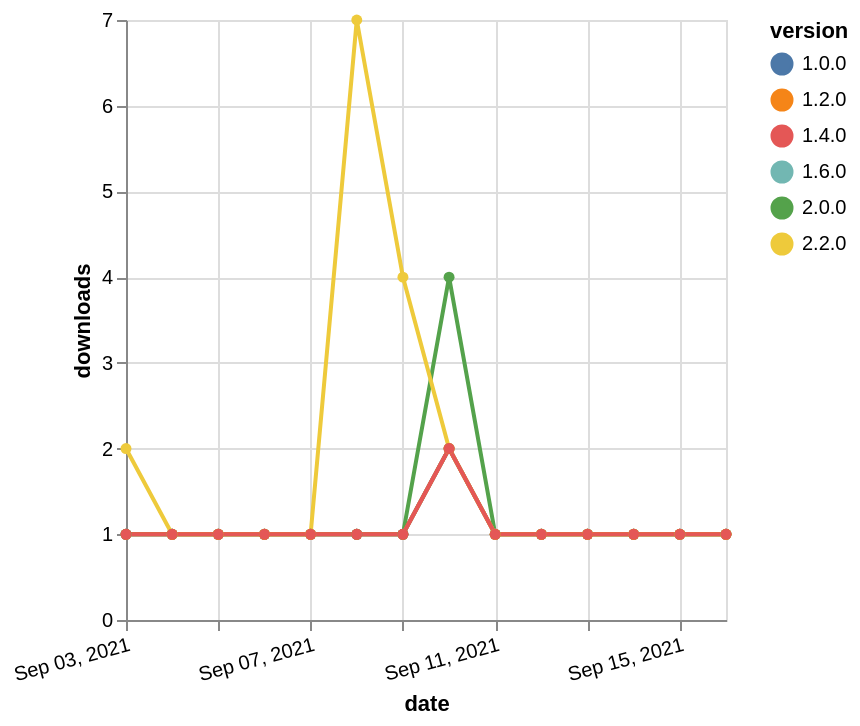

Express this chart as Vega-Lite.
### Vega-Lite specification from a JSON file in a GitHub repository (floating-point values rounded to 4 significant figures)
{"$schema": "https://vega.github.io/schema/vega-lite/v5.json", "description": "A simple bar chart with embedded data.", "data": {"values": [{"date": "2021-09-03", "total": 164, "delta": 1, "version": "1.6.0"}, {"date": "2021-09-04", "total": 165, "delta": 1, "version": "1.6.0"}, {"date": "2021-09-05", "total": 166, "delta": 1, "version": "1.6.0"}, {"date": "2021-09-06", "total": 167, "delta": 1, "version": "1.6.0"}, {"date": "2021-09-07", "total": 168, "delta": 1, "version": "1.6.0"}, {"date": "2021-09-08", "total": 169, "delta": 1, "version": "1.6.0"}, {"date": "2021-09-09", "total": 170, "delta": 1, "version": "1.6.0"}, {"date": "2021-09-10", "total": 172, "delta": 2, "version": "1.6.0"}, {"date": "2021-09-11", "total": 173, "delta": 1, "version": "1.6.0"}, {"date": "2021-09-12", "total": 174, "delta": 1, "version": "1.6.0"}, {"date": "2021-09-13", "total": 175, "delta": 1, "version": "1.6.0"}, {"date": "2021-09-14", "total": 176, "delta": 1, "version": "1.6.0"}, {"date": "2021-09-15", "total": 177, "delta": 1, "version": "1.6.0"}, {"date": "2021-09-16", "total": 178, "delta": 1, "version": "1.6.0"}, {"date": "2021-09-03", "total": 322, "delta": 1, "version": "1.0.0"}, {"date": "2021-09-04", "total": 323, "delta": 1, "version": "1.0.0"}, {"date": "2021-09-05", "total": 324, "delta": 1, "version": "1.0.0"}, {"date": "2021-09-06", "total": 325, "delta": 1, "version": "1.0.0"}, {"date": "2021-09-07", "total": 326, "delta": 1, "version": "1.0.0"}, {"date": "2021-09-08", "total": 327, "delta": 1, "version": "1.0.0"}, {"date": "2021-09-09", "total": 328, "delta": 1, "version": "1.0.0"}, {"date": "2021-09-10", "total": 330, "delta": 2, "version": "1.0.0"}, {"date": "2021-09-11", "total": 331, "delta": 1, "version": "1.0.0"}, {"date": "2021-09-12", "total": 332, "delta": 1, "version": "1.0.0"}, {"date": "2021-09-13", "total": 333, "delta": 1, "version": "1.0.0"}, {"date": "2021-09-14", "total": 334, "delta": 1, "version": "1.0.0"}, {"date": "2021-09-15", "total": 335, "delta": 1, "version": "1.0.0"}, {"date": "2021-09-16", "total": 336, "delta": 1, "version": "1.0.0"}, {"date": "2021-09-03", "total": 208, "delta": 1, "version": "2.0.0"}, {"date": "2021-09-04", "total": 209, "delta": 1, "version": "2.0.0"}, {"date": "2021-09-05", "total": 210, "delta": 1, "version": "2.0.0"}, {"date": "2021-09-06", "total": 211, "delta": 1, "version": "2.0.0"}, {"date": "2021-09-07", "total": 212, "delta": 1, "version": "2.0.0"}, {"date": "2021-09-08", "total": 213, "delta": 1, "version": "2.0.0"}, {"date": "2021-09-09", "total": 214, "delta": 1, "version": "2.0.0"}, {"date": "2021-09-10", "total": 218, "delta": 4, "version": "2.0.0"}, {"date": "2021-09-11", "total": 219, "delta": 1, "version": "2.0.0"}, {"date": "2021-09-12", "total": 220, "delta": 1, "version": "2.0.0"}, {"date": "2021-09-13", "total": 221, "delta": 1, "version": "2.0.0"}, {"date": "2021-09-14", "total": 222, "delta": 1, "version": "2.0.0"}, {"date": "2021-09-15", "total": 223, "delta": 1, "version": "2.0.0"}, {"date": "2021-09-16", "total": 224, "delta": 1, "version": "2.0.0"}, {"date": "2021-09-03", "total": 145, "delta": 2, "version": "2.2.0"}, {"date": "2021-09-04", "total": 146, "delta": 1, "version": "2.2.0"}, {"date": "2021-09-05", "total": 147, "delta": 1, "version": "2.2.0"}, {"date": "2021-09-06", "total": 148, "delta": 1, "version": "2.2.0"}, {"date": "2021-09-07", "total": 149, "delta": 1, "version": "2.2.0"}, {"date": "2021-09-08", "total": 156, "delta": 7, "version": "2.2.0"}, {"date": "2021-09-09", "total": 160, "delta": 4, "version": "2.2.0"}, {"date": "2021-09-10", "total": 162, "delta": 2, "version": "2.2.0"}, {"date": "2021-09-11", "total": 163, "delta": 1, "version": "2.2.0"}, {"date": "2021-09-12", "total": 164, "delta": 1, "version": "2.2.0"}, {"date": "2021-09-13", "total": 165, "delta": 1, "version": "2.2.0"}, {"date": "2021-09-14", "total": 166, "delta": 1, "version": "2.2.0"}, {"date": "2021-09-15", "total": 167, "delta": 1, "version": "2.2.0"}, {"date": "2021-09-16", "total": 168, "delta": 1, "version": "2.2.0"}, {"date": "2021-09-03", "total": 207, "delta": 1, "version": "1.2.0"}, {"date": "2021-09-04", "total": 208, "delta": 1, "version": "1.2.0"}, {"date": "2021-09-05", "total": 209, "delta": 1, "version": "1.2.0"}, {"date": "2021-09-06", "total": 210, "delta": 1, "version": "1.2.0"}, {"date": "2021-09-07", "total": 211, "delta": 1, "version": "1.2.0"}, {"date": "2021-09-08", "total": 212, "delta": 1, "version": "1.2.0"}, {"date": "2021-09-09", "total": 213, "delta": 1, "version": "1.2.0"}, {"date": "2021-09-10", "total": 215, "delta": 2, "version": "1.2.0"}, {"date": "2021-09-11", "total": 216, "delta": 1, "version": "1.2.0"}, {"date": "2021-09-12", "total": 217, "delta": 1, "version": "1.2.0"}, {"date": "2021-09-13", "total": 218, "delta": 1, "version": "1.2.0"}, {"date": "2021-09-14", "total": 219, "delta": 1, "version": "1.2.0"}, {"date": "2021-09-15", "total": 220, "delta": 1, "version": "1.2.0"}, {"date": "2021-09-16", "total": 221, "delta": 1, "version": "1.2.0"}, {"date": "2021-09-03", "total": 178, "delta": 1, "version": "1.4.0"}, {"date": "2021-09-04", "total": 179, "delta": 1, "version": "1.4.0"}, {"date": "2021-09-05", "total": 180, "delta": 1, "version": "1.4.0"}, {"date": "2021-09-06", "total": 181, "delta": 1, "version": "1.4.0"}, {"date": "2021-09-07", "total": 182, "delta": 1, "version": "1.4.0"}, {"date": "2021-09-08", "total": 183, "delta": 1, "version": "1.4.0"}, {"date": "2021-09-09", "total": 184, "delta": 1, "version": "1.4.0"}, {"date": "2021-09-10", "total": 186, "delta": 2, "version": "1.4.0"}, {"date": "2021-09-11", "total": 187, "delta": 1, "version": "1.4.0"}, {"date": "2021-09-12", "total": 188, "delta": 1, "version": "1.4.0"}, {"date": "2021-09-13", "total": 189, "delta": 1, "version": "1.4.0"}, {"date": "2021-09-14", "total": 190, "delta": 1, "version": "1.4.0"}, {"date": "2021-09-15", "total": 191, "delta": 1, "version": "1.4.0"}, {"date": "2021-09-16", "total": 192, "delta": 1, "version": "1.4.0"}]}, "width": "container", "mark": {"type": "line", "point": {"filled": true}}, "encoding": {"x": {"field": "date", "type": "temporal", "timeUnit": "yearmonthdate", "title": "date", "axis": {"labelAngle": -15}}, "y": {"field": "delta", "type": "quantitative", "title": "downloads"}, "color": {"field": "version", "type": "nominal"}, "tooltip": {"field": "delta"}}}
